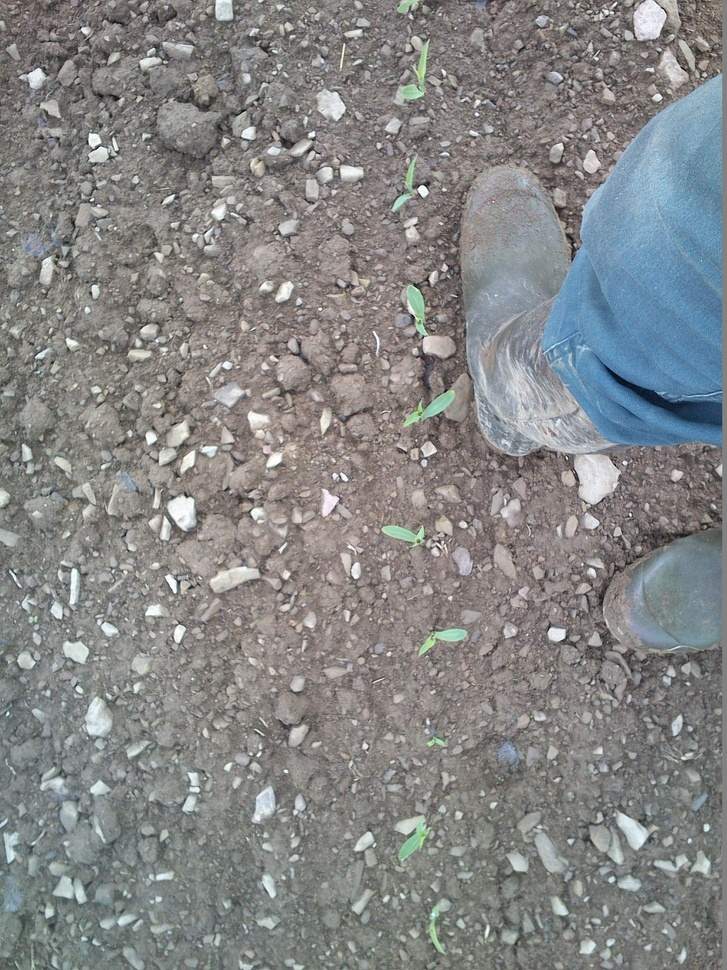
#> input picture Images/4.jpg, 727 x 970 px, shrunk from 1224 x 1632 before the run, found by its file name
$ python main3.py
#> lines starting #> are read from the running program, lines starting #| are printed output that depends on the picture; after the words box and inside, x2 and y2 are one past the last pixel; in counts of white or black regions, pixels touching at a corner belong together
import os
import cv2
import numpy as np
import json
import time

# Constants
MIN_GREEN_HUE = 45
MAX_GREEN_HUE = 77
MIN_GREEN_SAT = 19
MAX_GREEN_SAT = 255
MIN_GREEN_VAL = 164
MAX_GREEN_VAL = 255

KERNEL_SIZE = (2, 2)
ERODE_ITERATIONS = 2
DILATE_ITERATIONS = 4
PERIMETER_LIMIT = 20


def process_image(src_path, dst_path):
    # Load the image
#> called with src_path = 'Images/4.jpg', dst_path = 'hsv_results/4/'
    src = cv2.imread(src_path)
#> src is the input picture: shape (970, 727, 3); mean B, G, R 133.6, 133.7, 132.7

    # Convert the image to grayscale
    gray = cv2.cvtColor(src, cv2.COLOR_BGR2GRAY)
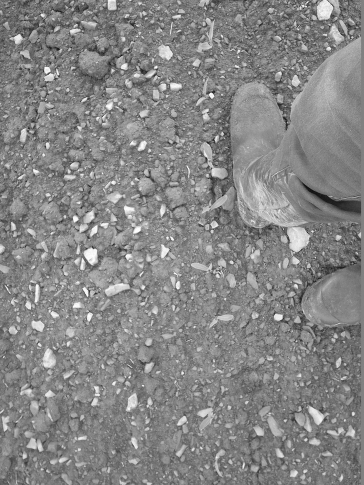
#> gray: shape (970, 727) (shown at 1/2 size); min 1, max 255, mean 133.4

    # Convert the grayscale image to HSV color space
    hsv = cv2.cvtColor(src, cv2.COLOR_BGR2HSV)
#> hsv: shape (970, 727, 3); mean H, S, V 53, 23.4, 140.2

    # Define the lower and upper bounds for green color
    lower_green = np.array([MIN_GREEN_HUE, MIN_GREEN_SAT, MIN_GREEN_VAL])
    upper_green = np.array([MAX_GREEN_HUE, MAX_GREEN_SAT, MAX_GREEN_VAL])

    # Create a mask for green color
    mask = cv2.inRange(hsv, lower_green, upper_green)
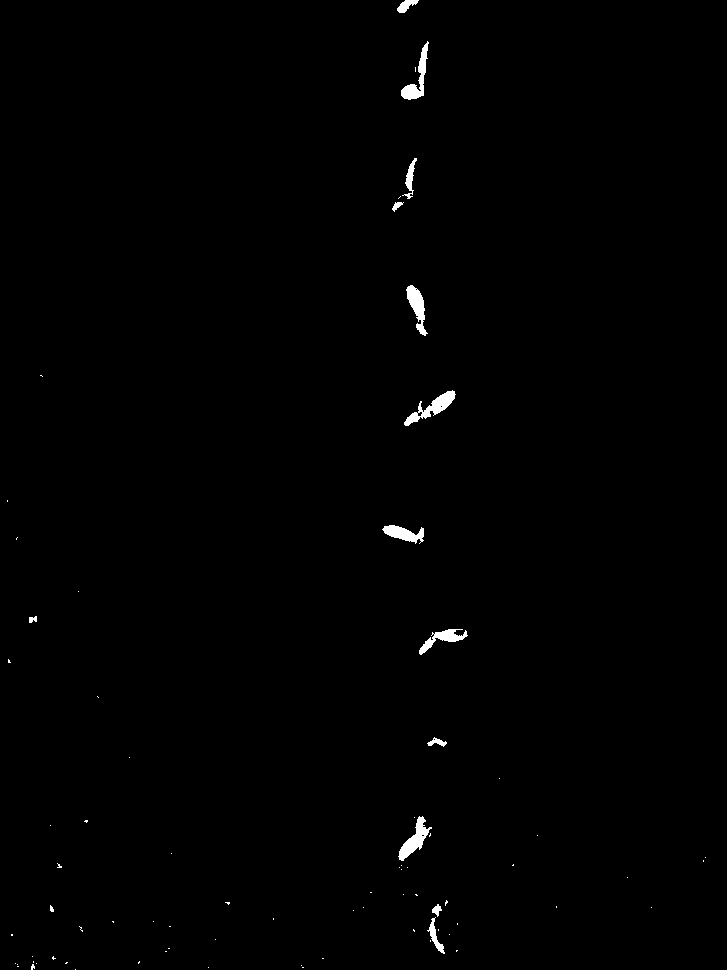
#> mask: shape (970, 727); 0.57% white; 78 white regions (64 under 20 px), largest, box (x1, y1, x2, y2) and area: (404, 390, 456, 426) 586, (398, 816, 432, 861) 550, (401, 41, 429, 100) 524

    # Create a kernel for erosion and dilation
    kernel = np.ones(KERNEL_SIZE, np.uint8)

    # Apply morphological operations
    masked = cv2.bitwise_and(gray, gray, mask=mask)
    masked = cv2.threshold(masked, 5, 255, cv2.THRESH_BINARY)[1]
    masked = cv2.erode(masked, kernel, iterations=ERODE_ITERATIONS)
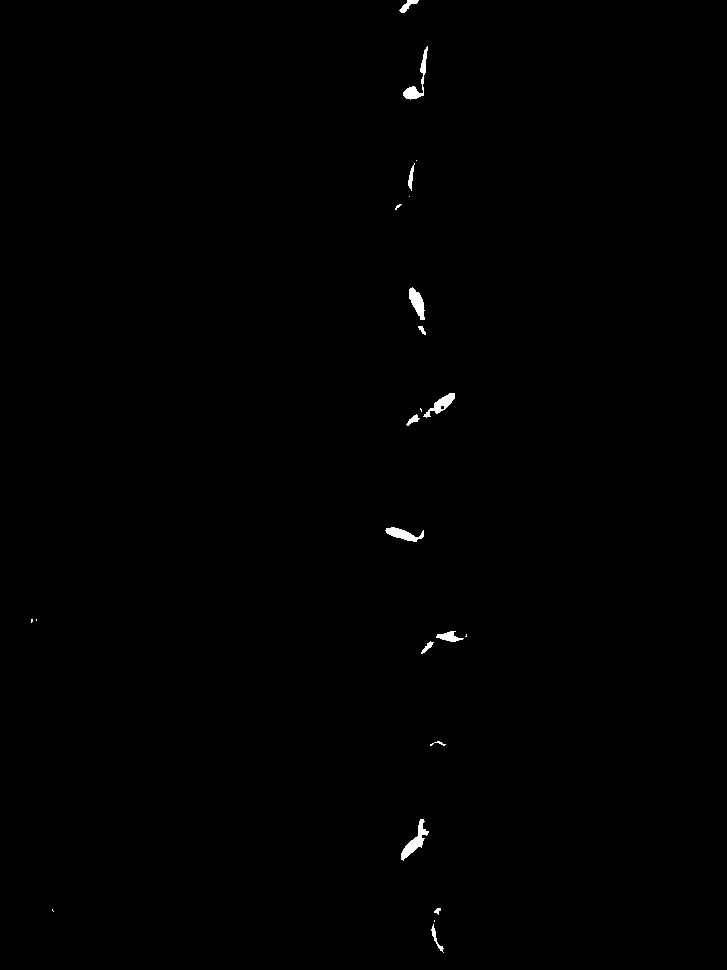
#> masked: shape (970, 727); 0.32% white; 23 white regions (9 under 20 px), largest, box (x1, y1, x2, y2) and area: (401, 819, 429, 861) 371, (403, 46, 428, 100) 325, (409, 287, 425, 320) 293
    masked = cv2.dilate(masked, kernel, iterations=DILATE_ITERATIONS)
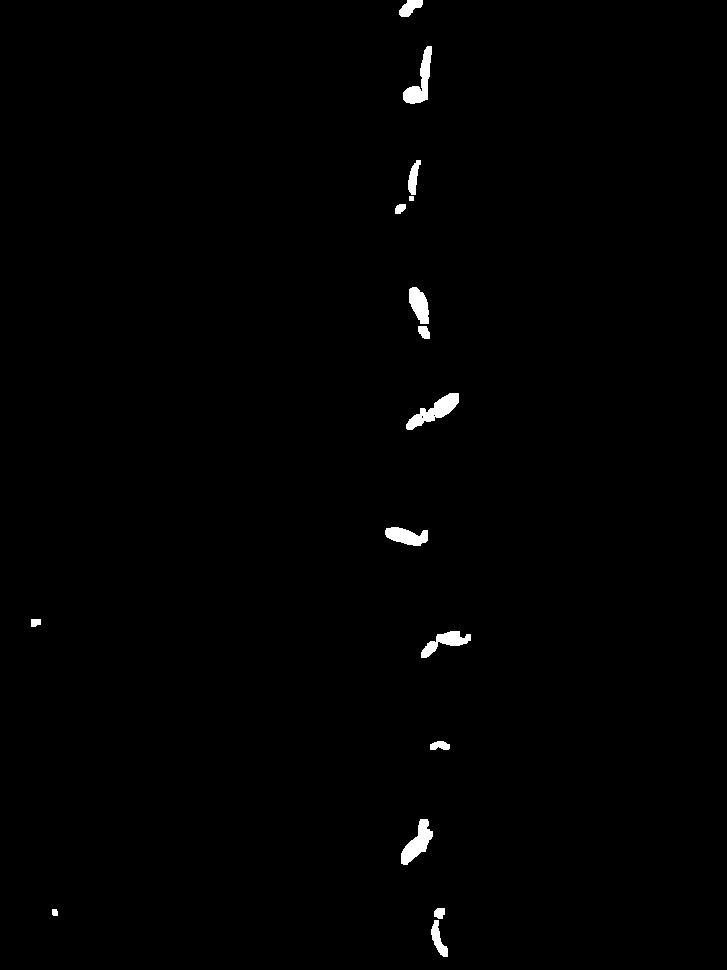
#> masked: shape (970, 727); 0.73% white; 16 white regions

    # Save the masked image
    cv2.imwrite(os.path.join(dst_path, "masked_image.jpg"), masked)

    # Find contours
    contours, _ = cv2.findContours(
        masked, cv2.RETR_TREE, cv2.CHAIN_APPROX_SIMPLE)
#> contours = 18 contours, 3 with area under 20; largest, box (x1, y1, x2, y2) and area: (406, 393, 459, 430) 708, (401, 819, 433, 865) 630, (403, 46, 432, 104) 628, (385, 527, 428, 546) 492, (421, 631, 471, 658) 488

    # Process and count the contours
    plants_number = 0
    color_step = int(200.0 / len(contours))
#> color_step = 11

    for contour in contours:
        perimeter = cv2.arcLength(contour, True)
        if perimeter > PERIMETER_LIMIT:
            plants_number += 1
            val = (plants_number * color_step)
            cv2.drawContours(src, [contour], -1, (val, val, val), 2)
#> this loop made 18 passes
#> (perimeter, val) on passes 1 to 8: (92.53, 11), (20.83, 22), (36.49, 33), (132, 44), (52.38, 55), (147.5, 66), (30.83, 77), (115, 88)
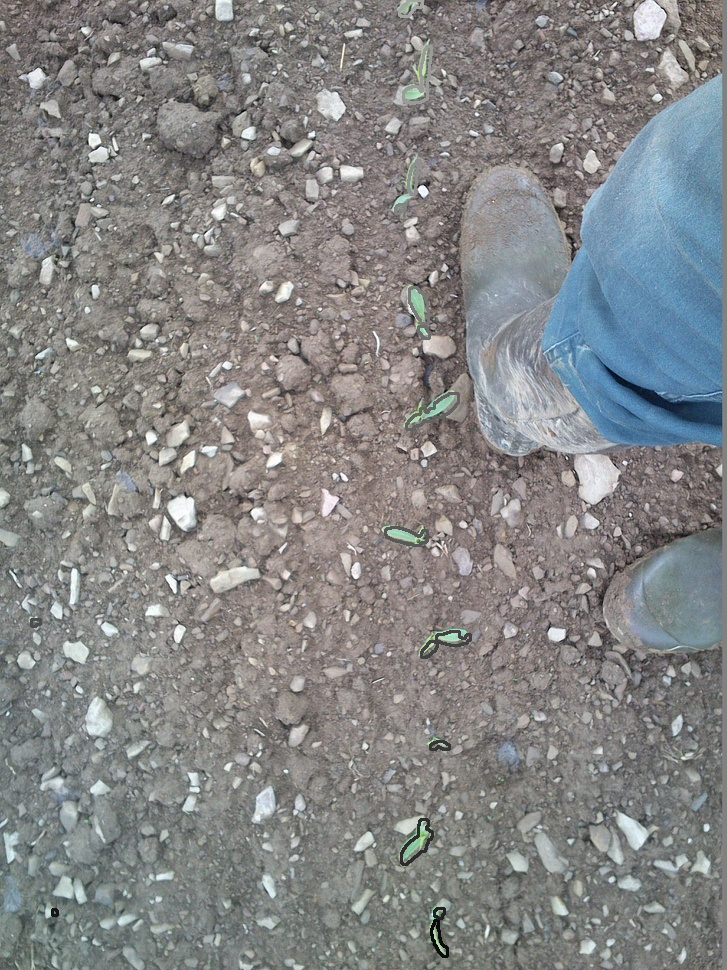
#> src: shape (970, 727, 3); 0.56% of pixels changed, all inside (x1, y1, x2, y2) = (30, 0, 472, 958)
#> after the loop, plants_number = 15

    # Print the total number of plants
    print(f"Total number of plants: {plants_number}")
#| Total number of plants: 15

    # Display and save results
    cv2.imshow('Processed Image', src)
    cv2.imwrite(os.path.join(dst_path, "result.jpg"), src)
    cv2.waitKey(0)
    cv2.destroyAllWindows()

    # Create JSON data
    data = {
        "minH": MIN_GREEN_HUE,
        "maxH": MAX_GREEN_HUE,
        "minS": MIN_GREEN_SAT,
        "maxS": MAX_GREEN_SAT,
        "minV": MIN_GREEN_VAL,
        "maxV": MAX_GREEN_VAL,
        "erodeKernel": KERNEL_SIZE,
        "erodeIterations": ERODE_ITERATIONS,
        "dilateKernel": KERNEL_SIZE,
        "dilateIterations": DILATE_ITERATIONS
    }

    update_json(src_path, dst_path, data)


def update_json(src_path, dst_path, data):
    src_imgname = os.path.basename(src_path)
    json_path = os.path.join(dst_path, "details.json")  # Updated path

    json_data = {
        "source": src_imgname,
        "images": {
            src_imgname: {
                "date": time.strftime("%Y-%m-%d", time.gmtime()),
                "operations": [
                    f"h {data['minH']}-{data['maxH']}",
                    f"s {data['minS']}-{data['maxS']}",
                    f"v {data['minV']}-{data['maxV']}",
                    f"erode {data['erodeKernel']} x{data['erodeIterations']}",
                    f"dilate {data['dilateKernel']} x{data['dilateIterations']}"
                ]
            }
        }
    }

    if os.path.exists(json_path):
        with open(json_path, 'r') as infile:
            existing_data = json.load(infile)
            json_data.update(existing_data)

    with open(json_path, 'w') as outfile:
        json.dump(json_data, outfile, indent=2)


def main():
    src_path = "Images/4.jpg"
    dst_path = "hsv_results/4/"

    ensure_dir(dst_path)
    process_image(src_path, dst_path)


def ensure_dir(file_path):
    directory = os.path.dirname(file_path)
    if not os.path.exists(directory):
        os.makedirs(directory)


if __name__ == "__main__":
    main()

$ run again, with Images/1.jpg copied over Images/4.jpg
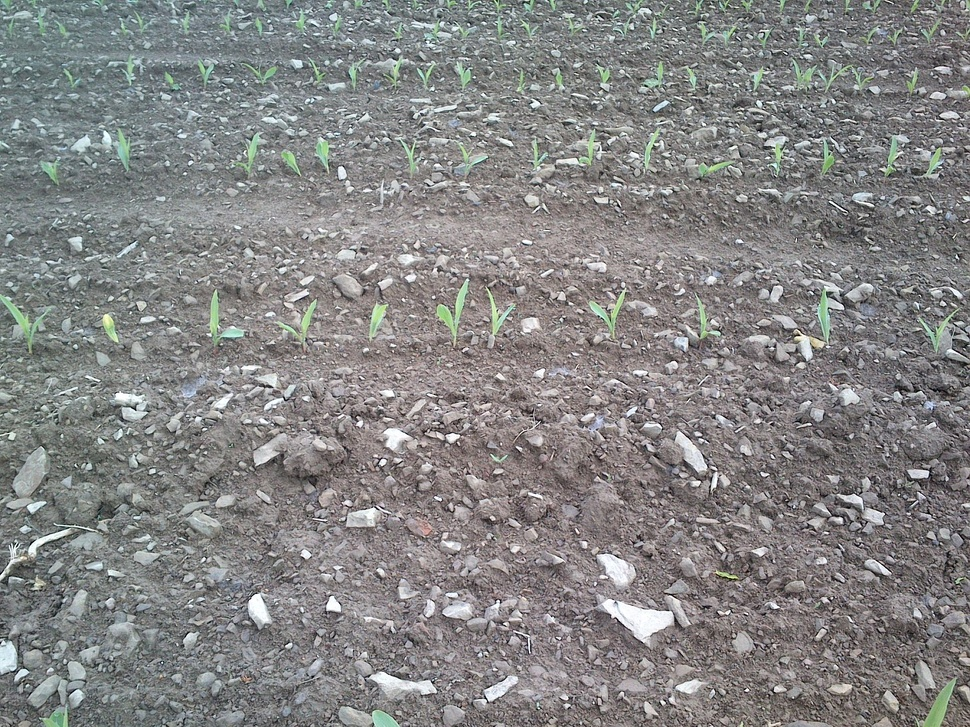
#> input picture Images/1.jpg, 970 x 727 px, shrunk from 1632 x 1224 before the run, found by its file name
#> in process_image, src is the input picture: shape (727, 970, 3); mean B, G, R 132, 132.6, 132.7
#> hsv: shape (727, 970, 3); mean H, S, V 81.4, 16.7, 136.8
#> in process_image, `mask = cv2.inRange(hsv, lower_green, upper_green)`:
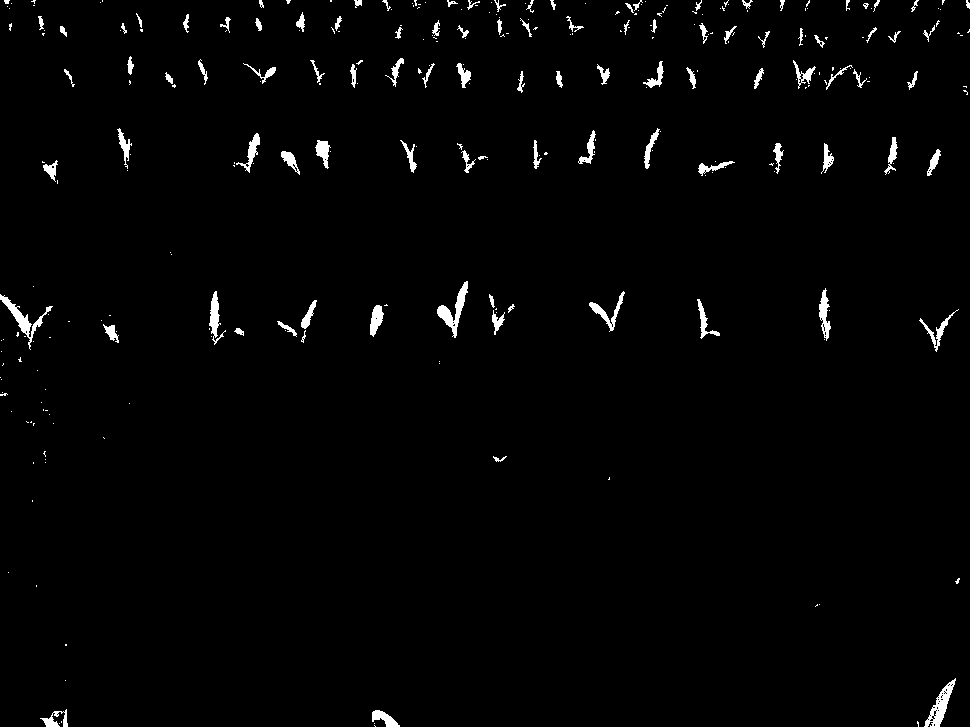
#> mask: shape (727, 970); 1.7% white; 294 white regions (195 under 20 px), largest, box (x1, y1, x2, y2) and area: (437, 281, 468, 338) 550, (0, 294, 53, 350) 540, (924, 678, 956, 727) 531
#> contours = 111 contours, 22 with area under 20; largest, box (x1, y1, x2, y2) and area: (439, 284, 472, 340) 672, (0, 296, 46, 338) 578, (927, 682, 959, 727) 526, (591, 295, 628, 335) 439, (211, 294, 223, 340) 356
#> color_step = 1
#> the loop in process_image, `for contour in contours:` made 111 passes
#> perimeter on passes 1, 2, 4, 5, 8, 9, 10, 11: 43.07, 28.83, 72.04, 149.6, 31.66, 26.24, 52.14, 58.04
#> after the loop in process_image, `for contour in contours:`:
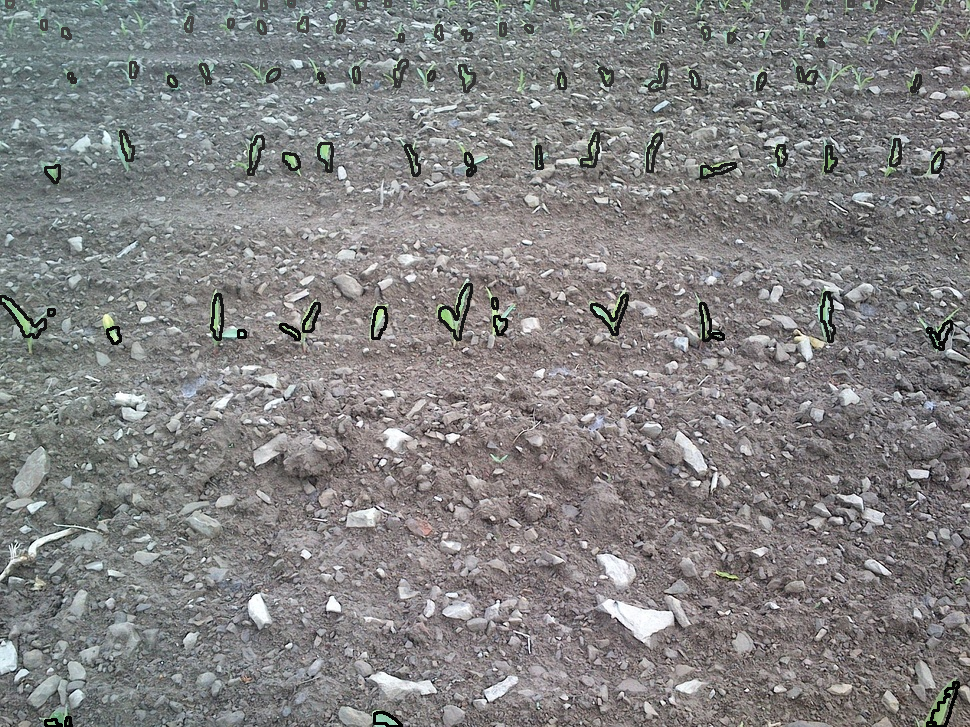
#> src: shape (727, 970, 3); 1.85% of pixels changed, all inside (x1, y1, x2, y2) = (0, 0, 960, 727)
#> after the loop in process_image, `for contour in contours:`: plants_number = 79
#| Total number of plants: 79

$ run again, with Images/3.jpg copied over Images/4.jpg
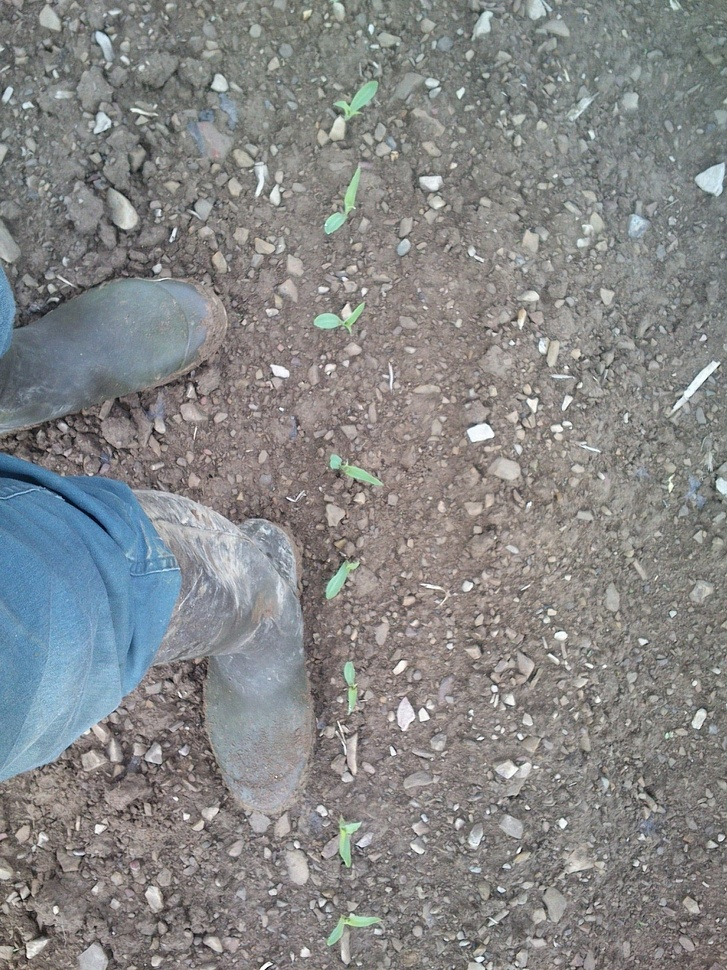
#> input picture Images/3.jpg, 727 x 970 px, shrunk from 1224 x 1632 before the run, found by its file name
#> in process_image, src is the input picture: shape (970, 727, 3); mean B, G, R 134.4, 134.4, 133.6
#> hsv: shape (970, 727, 3); mean H, S, V 53.6, 23.7, 141.1
#> in process_image, `mask = cv2.inRange(hsv, lower_green, upper_green)`:
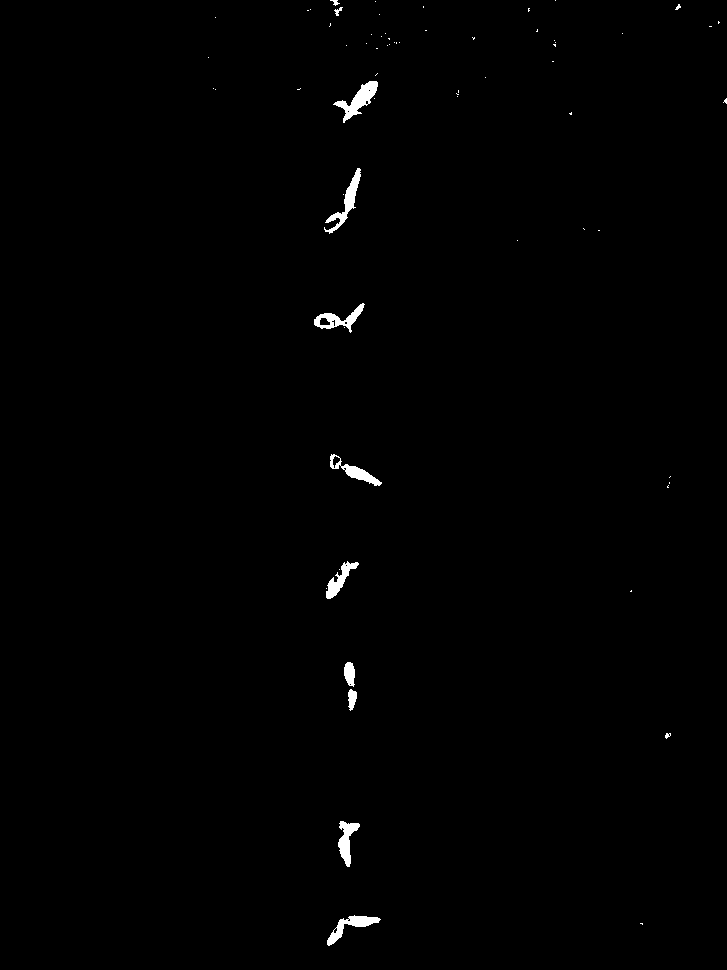
#> mask: shape (970, 727); 0.59% white; 68 white regions (56 under 20 px), largest, box (x1, y1, x2, y2) and area: (333, 81, 378, 123) 654, (324, 168, 361, 234) 584, (327, 915, 381, 946) 513
#> contours = 14 contours; largest, box (x1, y1, x2, y2) and area: (337, 83, 382, 125) 747, (328, 170, 365, 237) 708, (316, 306, 368, 333) 651, (329, 918, 384, 949) 603, (340, 823, 364, 871) 558
#> color_step = 14
#> the loop in process_image, `for contour in contours:` made 14 passes
#> (perimeter, val) on passes 1, 2, 4, 5, 6, 7, 8, 9: (157.3, 14), (134.7, 28), (56.73, 42), (66.97, 56), (130.7, 70), (103.3, 84), (57.31, 98), (149.9, 112)
#> after the loop in process_image, `for contour in contours:`:
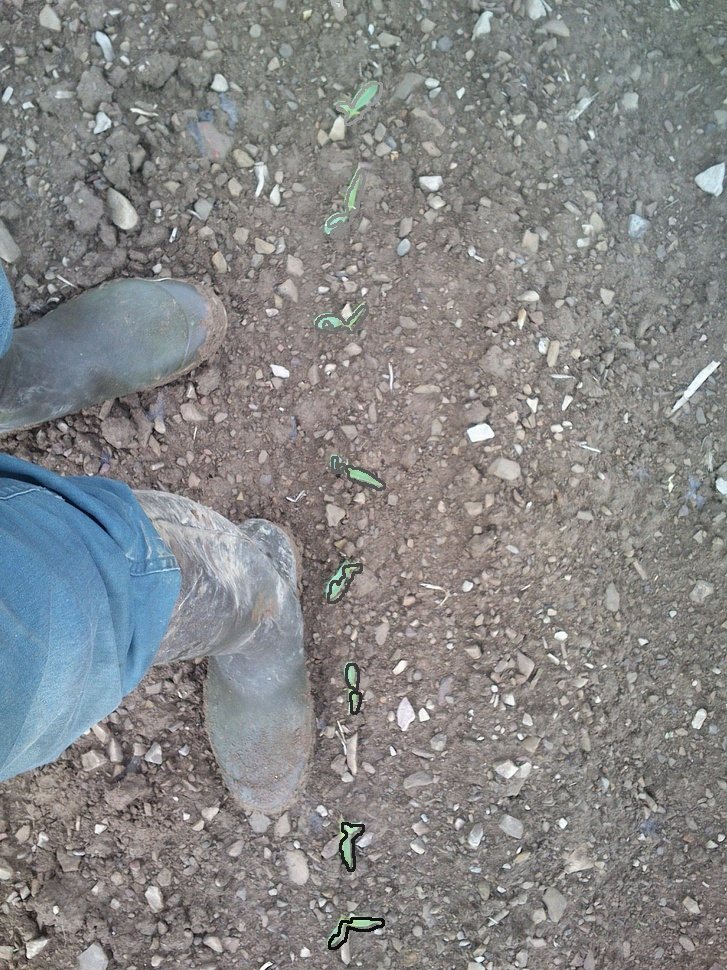
#> src: shape (970, 727, 3); 0.58% of pixels changed, all inside (x1, y1, x2, y2) = (315, 0, 386, 950)
#> after the loop in process_image, `for contour in contours:`: plants_number = 13
#| Total number of plants: 13
